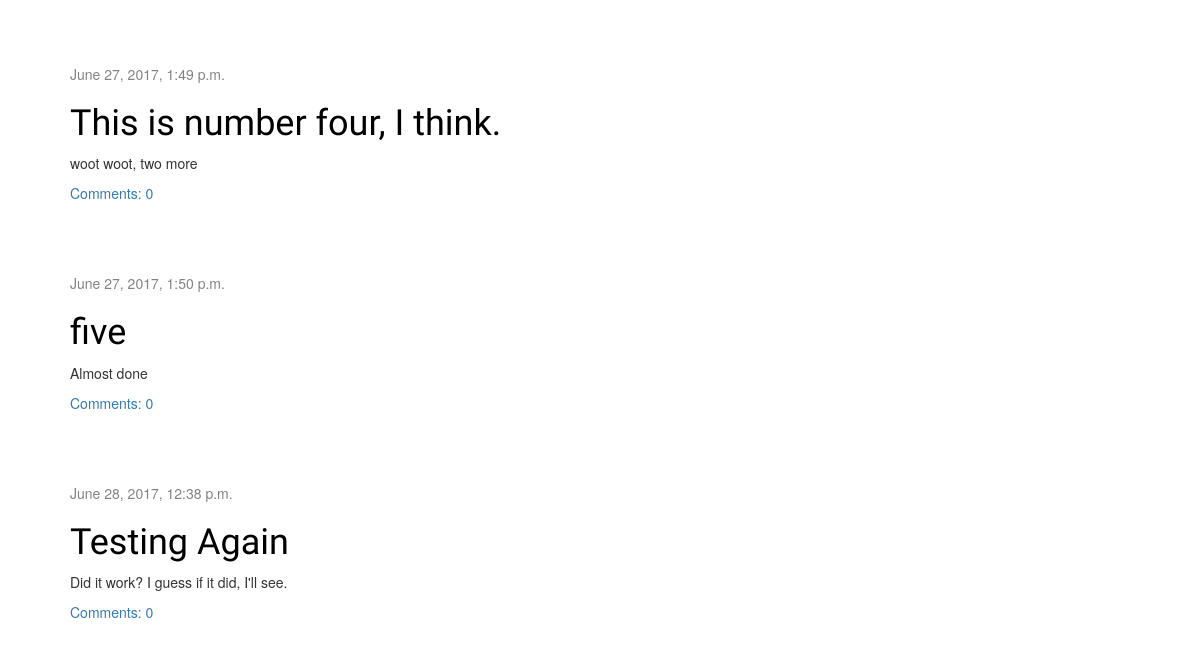
The app's page / (lower part), older data.
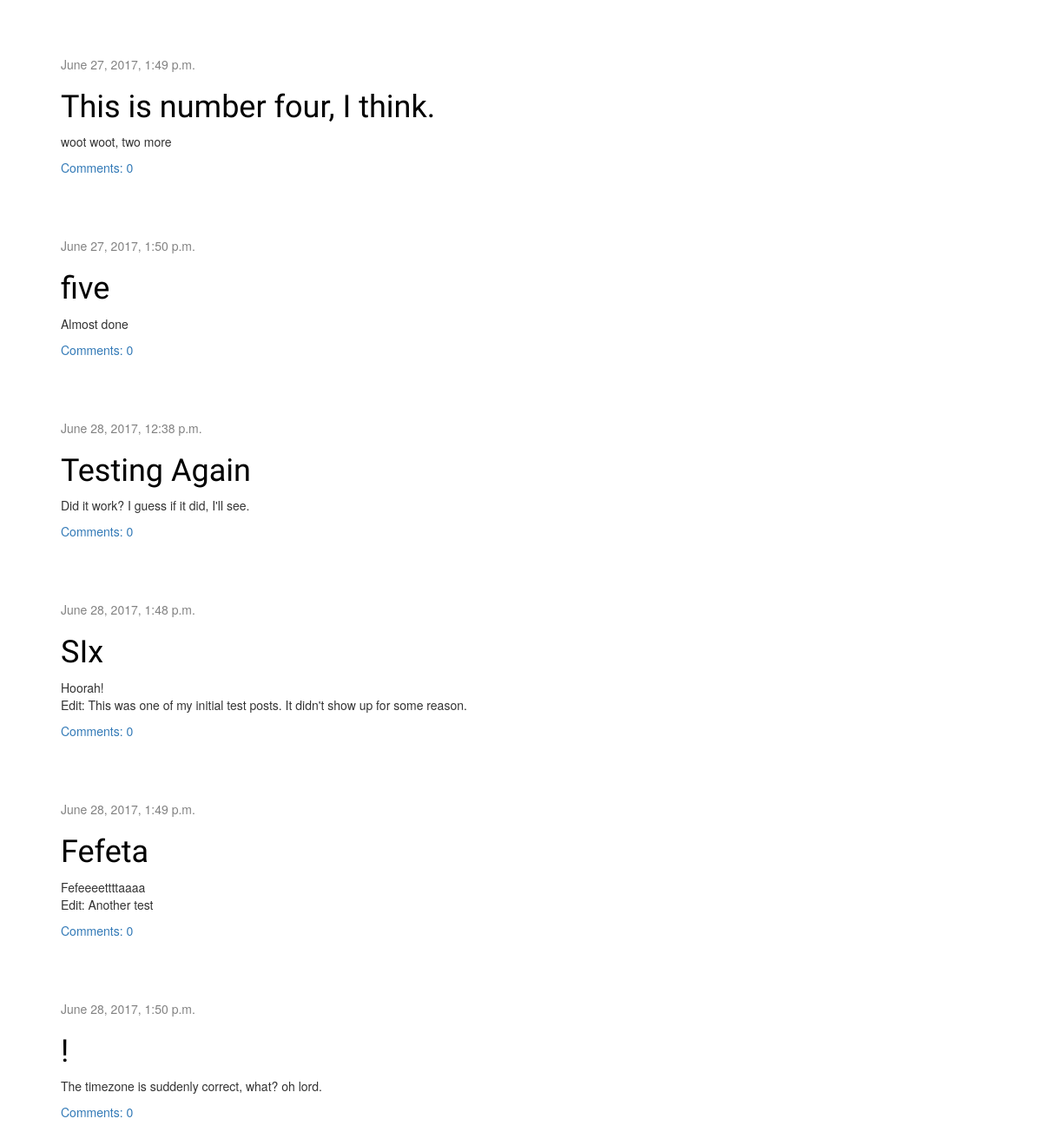
The same page, newer data.
### blog/models.py (models this page shows, shortened)
class Post(models.Model):
    author = models.ForeignKey('auth.User')
    title = models.CharField(max_length=200)
    text = models.TextField()
    created_date = models.DateTimeField(
            default=timezone.now)
    published_date = models.DateTimeField(
            blank=True, null=True)
    def approved_comments(self):
        return self.comments.filter(approved_comment=True)

### blog/views.py (the view)
# urls.py: url(r'^$', views.post_list, name='post_list'),
def post_list(request):
    posts = Post.objects.filter(published_date__lte=timezone.now()).order_by('published_date')
    return render(request, 'blog/post_list.html', {'posts':posts})

### blog/templates/blog/post_list.html
{% extends 'blog/base.html' %}
{% block content %}
  {% for post in posts %}
    <div class="post">
      <div class="date">
        {{ post.published_date }}
      </div>
      <h1><a href="{% url 'post_detail' pk=post.pk %}">{{ post.title }}</a></h1>
      <p>{{ post.text|linebreaksbr }}</p>
      <a href="{% url 'post_detail' pk=post.pk %}">Comments: {{ post.approved_comments.count }}</a>
    </div>
    {% endfor %}
{% endblock %}

Row changes from the older to the newer data that the page shows:
now on this page (row edited): Post: published_date "June 28, 2017, 1:48 p.m.", title "SIx", text "Hoorah! Edit: This was one of my initial test posts. It didn't show up for some reason.", approved_comments.count "0"
now on this page (row edited): Post: published_date "June 28, 2017, 1:49 p.m.", title "Fefeta", text "Fefeeeettttaaaa Edit: Another test", approved_comments.count "0"
added Post: published_date "June 28, 2017, 1:50 p.m.", title "!", text "The timezone is suddenly correct, what? oh lord.", approved_comments.count "0"
